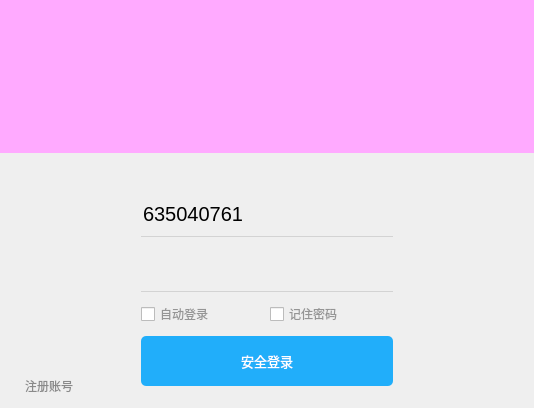
<?xml version="1.0" encoding="UTF-8"?>
<ui version="4.0">
 <class>Form</class>
 <widget class="QWidget" name="Form">
  <property name="geometry">
   <rect>
    <x>0</x>
    <y>0</y>
    <width>534</width>
    <height>408</height>
   </rect>
  </property>
  <property name="sizePolicy">
   <sizepolicy hsizetype="Expanding" vsizetype="Preferred">
    <horstretch>0</horstretch>
    <verstretch>0</verstretch>
   </sizepolicy>
  </property>
  <property name="minimumSize">
   <size>
    <width>534</width>
    <height>408</height>
   </size>
  </property>
  <property name="maximumSize">
   <size>
    <width>534</width>
    <height>408</height>
   </size>
  </property>
  <property name="windowTitle">
   <string>登录</string>
  </property>
  <layout class="QVBoxLayout" name="verticalLayout" stretch="3,5">
   <property name="spacing">
    <number>0</number>
   </property>
   <property name="leftMargin">
    <number>0</number>
   </property>
   <property name="topMargin">
    <number>0</number>
   </property>
   <property name="rightMargin">
    <number>0</number>
   </property>
   <property name="bottomMargin">
    <number>0</number>
   </property>
   <item>
    <widget class="QWidget" name="widget" native="true">
     <property name="styleSheet">
      <string notr="true">background-color: rgb(170, 170, 127);</string>
     </property>
     <layout class="QHBoxLayout" name="horizontalLayout">
      <property name="spacing">
       <number>0</number>
      </property>
      <property name="leftMargin">
       <number>0</number>
      </property>
      <property name="topMargin">
       <number>0</number>
      </property>
      <property name="rightMargin">
       <number>0</number>
      </property>
      <property name="bottomMargin">
       <number>0</number>
      </property>
      <item>
       <widget class="QLabel" name="label">
        <property name="styleSheet">
         <string notr="true">background-color: rgb(255, 170, 255);</string>
        </property>
        <property name="text">
         <string/>
        </property>
       </widget>
      </item>
     </layout>
    </widget>
   </item>
   <item>
    <widget class="QWidget" name="widget_2" native="true">
     <property name="styleSheet">
      <string notr="true"/>
     </property>
     <layout class="QHBoxLayout" name="horizontalLayout_2" stretch="1,2,1">
      <item alignment="Qt::AlignLeft|Qt::AlignBottom">
       <widget class="QPushButton" name="pushButton_2">
        <property name="styleSheet">
         <string notr="true">color: rgb(138, 138, 138)</string>
        </property>
        <property name="text">
         <string>注册账号</string>
        </property>
        <property name="flat">
         <bool>true</bool>
        </property>
       </widget>
      </item>
      <item>
       <layout class="QGridLayout" name="gridLayout">
        <property name="topMargin">
         <number>30</number>
        </property>
        <property name="bottomMargin">
         <number>10</number>
        </property>
        <property name="verticalSpacing">
         <number>10</number>
        </property>
        <item row="0" column="0" colspan="2">
         <widget class="QComboBox" name="comboBox">
          <property name="minimumSize">
           <size>
            <width>0</width>
            <height>45</height>
           </size>
          </property>
          <property name="styleSheet">
           <string notr="true">QComboBox {
	font-size: 20px;
	border: none;
	border-bottom: 1px solid lightgray;
	background-color: transparent;
}
QComboBox:hover {
	border-bottom: 1px solid gray;
}
QComboBox:focus {
	border-bottom: 1px solid rgb(18, 183, 245);
}
QComboBox::drop-down {
	background-color: transparent;    
	width: 60px;
	height: 40px;               
}
QComboBox::down-arrow {
	image: url(:/lk/down_arrow.png);
	width: 60px;
	height: 20px;
}
QComboBox QAbstractItemView {
	min-height: 60px;
}
QComboBox QAbstractItemView:item {
	color: lightblue;
}</string>
          </property>
          <property name="editable">
           <bool>true</bool>
          </property>
          <item>
           <property name="text">
            <string>635040761</string>
           </property>
           <property name="icon">
            <iconset resource="images.qrc">
             <normaloff>:/lk/python_jh.jpg</normaloff>:/lk/python_jh.jpg</iconset>
           </property>
          </item>
          <item>
           <property name="text">
            <string>931363918</string>
           </property>
           <property name="icon">
            <iconset resource="images.qrc">
             <normaloff>:/lk/python_gui.jpg</normaloff>:/lk/python_gui.jpg</iconset>
           </property>
          </item>
         </widget>
        </item>
        <item row="1" column="0" colspan="2">
         <widget class="QLineEdit" name="lineEdit">
          <property name="minimumSize">
           <size>
            <width>0</width>
            <height>45</height>
           </size>
          </property>
          <property name="styleSheet">
           <string notr="true">QLineEdit {
	font-size: 20px;
	border: none;
	border-bottom: 1px solid lightgray;
	background-color: transparent;
}
QLineEdit:hover {
	border-bottom: 1px solid gray;
}
QLineEdit:focus {
	border-bottom: 1px solid rgb(18, 183, 245);
}
</string>
          </property>
          <property name="echoMode">
           <enum>QLineEdit::PasswordEchoOnEdit</enum>
          </property>
          <property name="clearButtonEnabled">
           <bool>true</bool>
          </property>
         </widget>
        </item>
        <item row="2" column="0">
         <widget class="QCheckBox" name="checkBox">
          <property name="styleSheet">
           <string notr="true">color: rgb(149, 149, 149);</string>
          </property>
          <property name="text">
           <string>自动登录</string>
          </property>
         </widget>
        </item>
        <item row="2" column="1">
         <widget class="QCheckBox" name="checkBox_2">
          <property name="styleSheet">
           <string notr="true">color: rgb(149, 149, 149);</string>
          </property>
          <property name="text">
           <string>记住密码</string>
          </property>
         </widget>
        </item>
        <item row="3" column="0" colspan="2">
         <widget class="QPushButton" name="pushButton">
          <property name="minimumSize">
           <size>
            <width>0</width>
            <height>50</height>
           </size>
          </property>
          <property name="font">
           <font>
            <family>新宋体</family>
            <pointsize>10</pointsize>
           </font>
          </property>
          <property name="styleSheet">
           <string notr="true">QPushButton {
	background-color: rgb(33, 174, 250);
	border-radius: 5px;
	color: white;
}
QPushButton:hover {
	background-color: rgb(72, 203, 250);
}
QPushButton:pressed {
	background-color: rgb(85, 85, 255);
}</string>
          </property>
          <property name="text">
           <string>安全登录</string>
          </property>
          <property name="icon">
           <iconset resource="images.qrc">
            <normaloff>:/lk/dp.png</normaloff>:/lk/dp.png</iconset>
          </property>
          <property name="iconSize">
           <size>
            <width>30</width>
            <height>50</height>
           </size>
          </property>
         </widget>
        </item>
       </layout>
      </item>
      <item alignment="Qt::AlignRight|Qt::AlignBottom">
       <widget class="QPushButton" name="pushButton_3">
        <property name="minimumSize">
         <size>
          <width>100</width>
          <height>100</height>
         </size>
        </property>
        <property name="maximumSize">
         <size>
          <width>100</width>
          <height>100</height>
         </size>
        </property>
        <property name="styleSheet">
         <string notr="true">border-image: url(:/lk/gui_qq_group.png);</string>
        </property>
        <property name="text">
         <string/>
        </property>
        <property name="flat">
         <bool>true</bool>
        </property>
       </widget>
      </item>
     </layout>
    </widget>
   </item>
  </layout>
 </widget>
 <resources>
  <include location="images.qrc"/>
 </resources>
 <connections>
  <connection>
   <sender>pushButton_2</sender>
   <signal>clicked()</signal>
   <receiver>Form</receiver>
   <slot>show_register()</slot>
   <hints>
    <hint type="sourcelabel">
     <x>69</x>
     <y>386</y>
    </hint>
    <hint type="destinationlabel">
     <x>-34</x>
     <y>304</y>
    </hint>
   </hints>
  </connection>
  <connection>
   <sender>pushButton</sender>
   <signal>clicked()</signal>
   <receiver>Form</receiver>
   <slot>check_login()</slot>
   <hints>
    <hint type="sourcelabel">
     <x>290</x>
     <y>353</y>
    </hint>
    <hint type="destinationlabel">
     <x>258</x>
     <y>458</y>
    </hint>
   </hints>
  </connection>
  <connection>
   <sender>pushButton_3</sender>
   <signal>clicked()</signal>
   <receiver>Form</receiver>
   <slot>join_qq_group()</slot>
   <hints>
    <hint type="sourcelabel">
     <x>451</x>
     <y>353</y>
    </hint>
    <hint type="destinationlabel">
     <x>614</x>
     <y>197</y>
    </hint>
   </hints>
  </connection>
 </connections>
 <slots>
  <slot>show_register()</slot>
  <slot>check_login()</slot>
  <slot>join_qq_group()</slot>
 </slots>
</ui>
